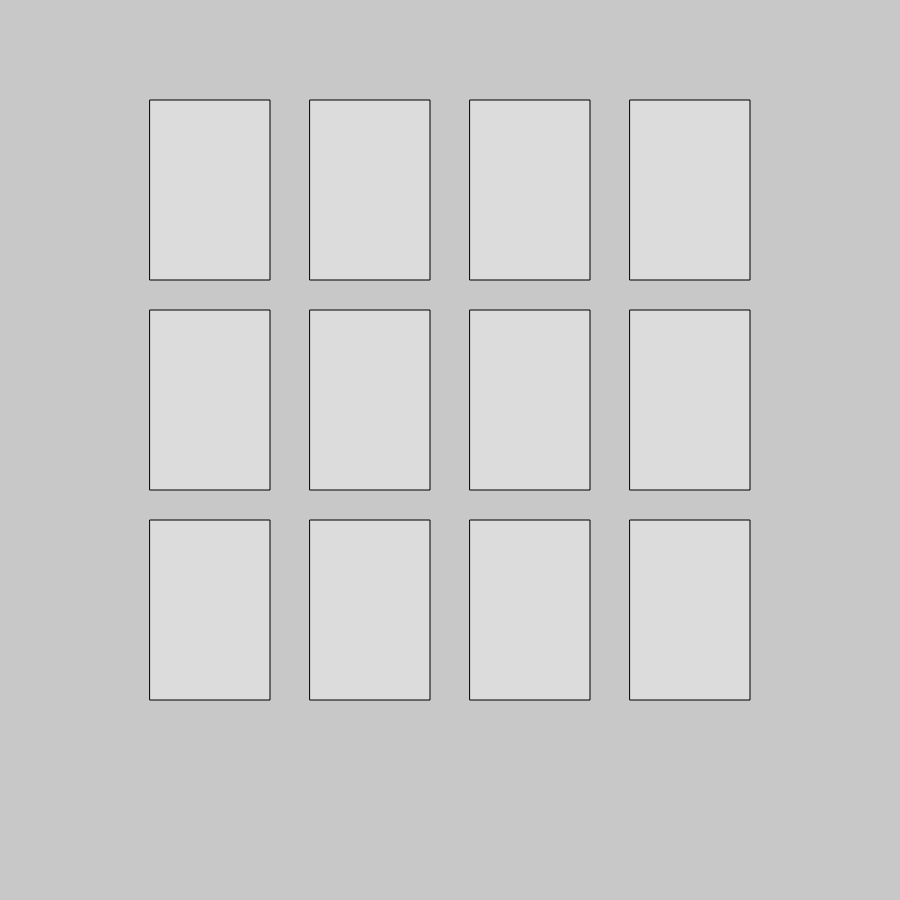
Frame 1 (no input)
Frame 60 (no input): identical to frame 1, image omitted
Frame 120 (the mouse pressed at the canvas centre since frame 60): identical to frame 1, image omitted

The p5.js sketch that drew this single still picture (run headless with seeded random() and noise() and a simulated clock; from frame 60 on, the mouse is pressed at the canvas centre):

// p5.js sketch
// ── sketch.js
// Project Title
// Krishitha Saravanakumar
// 10 October, 2025
//
// Extra for Experts:
// - shuffle

//variables

//card width
let cWidth = 120;

//card height
let cHeight = 180;

//starting position
let x = 150; 
let y = 100;

let cards = []; //array
let firstCard = -1;
let secondCard = -1;

let flipTime = 0;
let standardTime = 600;

let gapX = 40;
let gapY = 30;

let canClick = true;

function setup() {
  createCanvas(900, 900);

  //create rectangles for cards
  createRects();
}

function draw() {
  background(200);

  //display cards
  showRects();

  //check if cards match
  isMatch();
}

function createRects(){

  // card colors
  let colors = ["red", "blue", "green", "yellow", "pink", "orange"];
  let allColors = [];

  for (let i = 0; i < colors.length; i++){
    allColors.push(colors[i]);
    allColors.push(colors[i]);
  }

  //Shuffle colors randomly
  shuffle(allColors, true);

  for(let i = 0; i < allColors.length; i ++){
    spawnObject(allColors[i]);
  }

// set cards in 3 x 4 grid
  let startX = 150;
  let startY = 100;

  for(let i = 0; i < cards.length; i++){
    cards[i].x = x;
    cards[i].y = y;
    cards[i].revealed = false;
    cards[i].matched = false;

    x += cWidth + gapX;

    if ((i + 1) % 4 === 0){
      x = startX;
      y += cHeight + gapY;
    }
  }
}

//create single rectangle/card
function spawnObject(cardColor){
  let rects = {
    x: x,
    y: y,
    w: cWidth,
    h: cHeight,
    color: cardColor,
    revealed: false,
    matched: false
  };

  //add card to array
  cards.push(rects);
}

//display cards on canvas
function showRects(){
  for (let rects of cards) {
    if (rects.revealed || rects.matched) {
      fill(rects.color);
    }
    else{
      fill(220);
    }
    rect(rects.x, rects.y, rects.w, rects.h);
  }
}

// check is mouse is over a card and if the card is clicked
function mousePressed(){
  if (canClick){
    for(let i = 0; i < cards.length; i++){
      let rects = cards[i];

      if (mouseX > rects.x && mouseX < rects.x + rects.w && mouseY > rects.y && mouseY < rects.y + rects.h){
        
        if(!rects.revealed && !rects.matched) {
          rects.revealed = true;

          if(firstCard === -1){
            firstCard = i;
          }
          else if(secondCard === -1){
            secondCard = i;
            canClick = false;
            flipTime = millis();
          }
        }
      }
    }
  }
}

// check if the color on the first card match the color on the second card
function isMatch(){
  if(firstCard !== -1 && secondCard !== -1){

    if(millis() - flipTime > standardTime){

      if(cards[firstCard].color === cards[secondCard].color){
        cards[firstCard].matched = true;
        cards[secondCard].matched = true;
      }
      else {
        cards[firstCard].revealed = false;
        cards[secondCard].revealed = false;
      }

      firstCard = -1;
      secondCard = -1;
      canClick = true;
    }
  }
}
